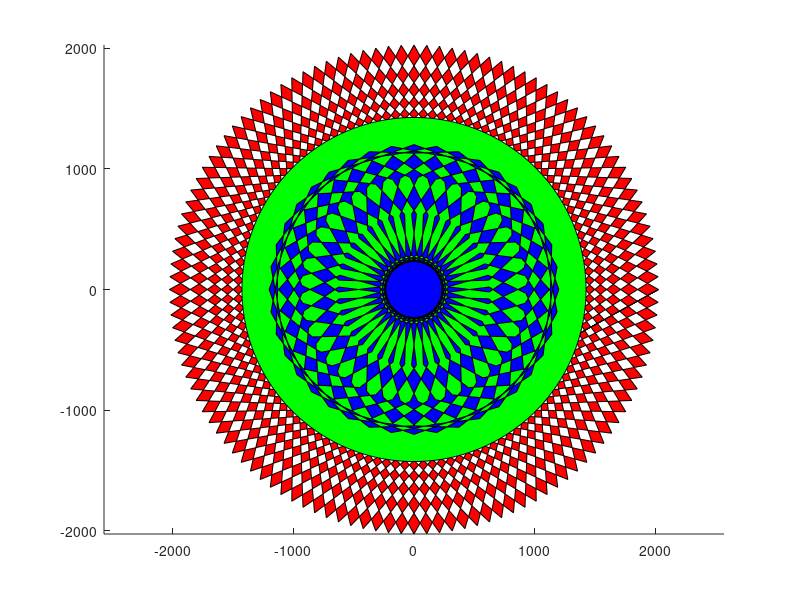

Write the MATLAB code that produced this figure.
clear all;

R=1500;
r=0.0005;
p=525;
t=0:361;

axis equal;
hold on;


x=(R-r).*cosd(t) + p.*cosd((R-r)*t/r);
y=(R-r).*sind(t) - p.*sind((R-r)*t/r);

fill(x,y,'r');

R=900;
r=0.0005;
p=525;
t=0:361;

x=(R-r).*cosd(t) + p.*cosd((R-r)*t/r);
y=(R-r).*sind(t) - p.*sind((R-r)*t/r);

fill(x,y,'g');
R=700;
r=0.005;
p=500;
t=0:361;

x=(R-r).*cosd(t) + p.*cosd((R-r)*t/r);
y=(R-r).*sind(t) - p.*sind((R-r)*t/r);

fill(x,y,'b');
